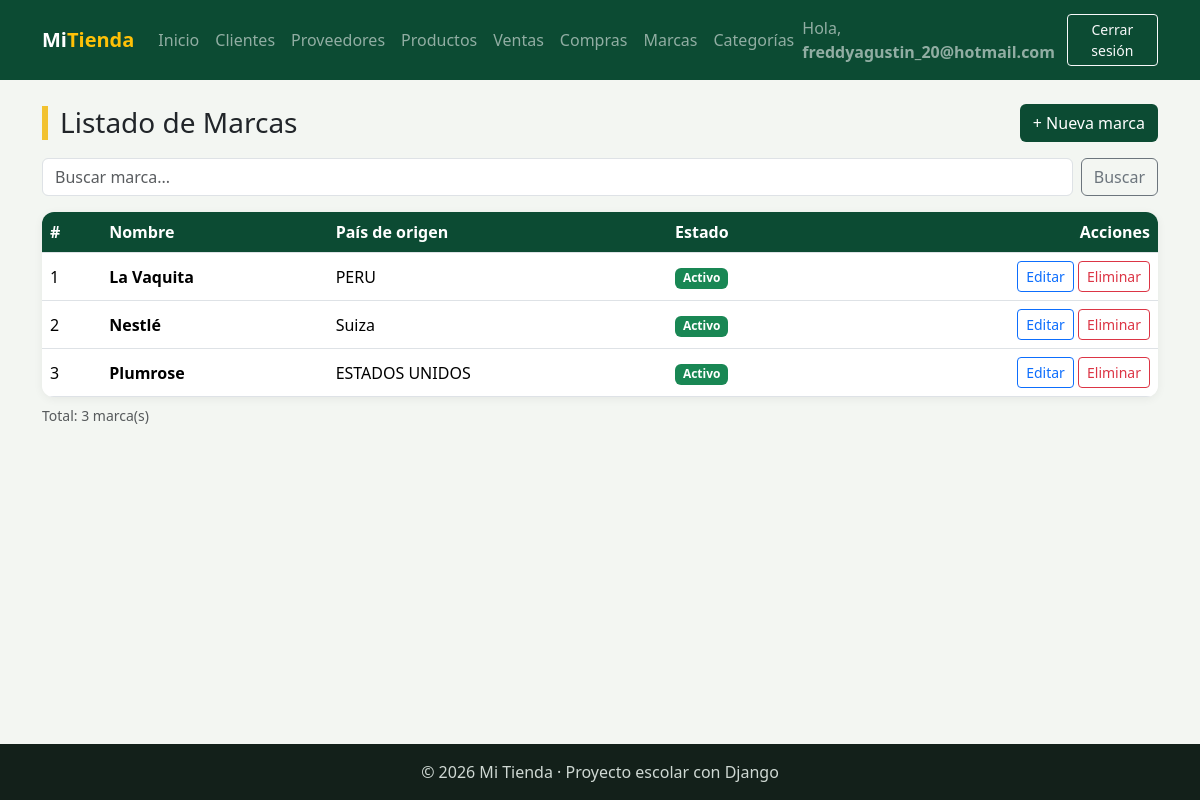
The page /facturacion/marcas/ (signed in) on the database its author committed.
### facturacion/models.py (models this page shows, shortened)
class ModeloBase(models.Model):
    user = models.ForeignKey(                    # 1:N con User: un usuario registra muchos registros
        User,
        on_delete=models.SET_NULL,               # Si borran al usuario, el registro se queda con user vacío
        null=True,                               # SET_NULL necesita que la columna acepte NULL
        blank=True,
        editable=False,                          # No aparece en formularios: lo llena la VISTA, no la persona
        related_name="%(class)s_registrados",    # %(class)s = nombre del modelo → user.producto_registrados
        verbose_name="Registrado por",
    )
    fecha_creacion = models.DateTimeField("Fecha de creación", auto_now_add=True)   # Se llena sola al CREAR
    fecha_modificacion = models.DateTimeField("Última modificación", auto_now=True) # Se actualiza sola en CADA save()
    class Meta:
        abstract = True                          # ← LA CLAVE: modelo "molde", sin tabla propia

class Marca(ModeloBase):
    nombre = models.CharField(max_length=60, unique=True)
    pais_origen = models.CharField("País de origen", max_length=60, blank=True)
    activo = models.BooleanField(default=True)
    class Meta:
        verbose_name = "Marca"
        verbose_name_plural = "Marcas"
        ordering = ["nombre"]

### facturacion/views.py (the view)
# urls.py: path("marcas/", views.MarcaListView.as_view(), name="marca_lista"),
class MarcaListView(LoginRequiredMixin, ListView):
    model = Marca
    template_name = "facturacion/marca_lista.html"
    context_object_name = "marcas"
    paginate_by = 5
    extra_context = {"titulo": "Marcas"}
    def get_queryset(self):
        registros = super().get_queryset()
        q = self.request.GET.get("q", "").strip()
        if q:
            registros = registros.filter(nombre__icontains=q)
        return registros
    def get_context_data(self, **kwargs):
        contexto = super().get_context_data(**kwargs)
        contexto["q"] = self.request.GET.get("q", "")
        return contexto

### facturacion/templates/facturacion/marca_lista.html (shortened to what this page needs)
{% extends "base.html" %}
{% block contenido %}
<div class="d-flex justify-content-between align-items-center flex-wrap gap-2 mb-3">
    <h1 class="h3 titulo-pagina m-0">Listado de {{ titulo }}</h1>
    <a href="{% url 'facturacion:marca_crear' %}" class="btn btn-verde">+ Nueva marca</a>
</div>
<form method="get" class="d-flex gap-2 mb-3">
    <input type="text" name="q" value="{{ q }}" class="form-control" placeholder="Buscar marca...">
    <button type="submit" class="btn btn-outline-secondary">Buscar</button>
</form>
<div class="tarjeta p-0 table-responsive">
    <table class="table table-hover align-middle m-0">
        <thead>
            <tr><th>#</th><th>Nombre</th><th>País de origen</th><th>Estado</th><th class="text-end">Acciones</th></tr>
        </thead>
        <tbody>
            {% for marca in marcas %}
            <tr>
                <td>{{ forloop.counter }}</td>
                <td class="fw-semibold">{{ marca.nombre }}</td>
                <td>{{ marca.pais_origen|default:"—" }}</td>
                <td>
                    {% if marca.activo %}
                        <span class="badge bg-success">Activo</span>
                    {% else %}
                        <span class="badge bg-secondary">Inactivo</span>
                    {% endif %}
                </td>
                <td class="text-end">
                    <a href="{% url 'facturacion:marca_editar' marca.id %}" class="btn btn-sm btn-outline-primary">Editar</a>
                    <a href="{% url 'facturacion:marca_eliminar' marca.pk %}" class="btn btn-sm btn-outline-danger">Eliminar</a>
                </td>
            </tr>
            {% empty %}
            <tr><td colspan="5" class="text-center text-muted py-4">No hay marcas registradas.</td></tr>
            {% endfor %}
        </tbody>
    </table>
</div>
<p class="text-muted small mt-2">Total: {{ marcas|length }} marca(s)</p>
{% endblock %}

### templates/base.html (shortened to what this page needs)
{% load static %}
<!DOCTYPE html>
<html lang="es">
<head>
    <link href="https://cdn.jsdelivr.net/npm/bootstrap@5.3.3/dist/css/bootstrap.min.css" rel="stylesheet">
    <link rel="stylesheet" href="{% static 'css/estilos.css' %}">
</head>
<body>
    <nav class="navbar navbar-expand-lg navbar-dark barra">
        <div class="container">
            <a class="navbar-brand fw-bold" href="{% url 'home' %}">Mi<span class="text-warning">Tienda</span></a>
            <div class="collapse navbar-collapse" id="menu">
                <ul class="navbar-nav me-auto">
                    <li class="nav-item"><a class="nav-link" href="{% url 'home' %}">Inicio</a></li>
                    {% if user.is_authenticated %}
                        <li class="nav-item"><a class="nav-link" href="{% url 'facturacion:cliente_lista' %}">Clientes</a></li>
                        <li class="nav-item"><a class="nav-link" href="{% url 'facturacion:proveedor_lista' %}">Proveedores</a></li>
                        <li class="nav-item"><a class="nav-link" href="{% url 'facturacion:producto_lista' %}">Productos</a></li>
                        <li class="nav-item"><a class="nav-link" href="{% url 'facturacion:venta_lista' %}">Ventas</a></li>
                        <li class="nav-item"><a class="nav-link" href="{% url 'facturacion:compra_lista' %}">Compras</a></li>
                        <li class="nav-item"><a class="nav-link" href="{% url 'facturacion:marca_lista' %}">Marcas</a></li>
                        <li class="nav-item"><a class="nav-link" href="{% url 'facturacion:categoria_lista' %}">Categorías</a></li>
                    {% endif %}
                </ul>
                <ul class="navbar-nav align-items-lg-center gap-2">
                    {% if user.is_authenticated %}
                        <li class="nav-item navbar-text">Hola, <b>{{ user.username }}</b></li>
                        <li class="nav-item">
                            <form method="post" action="{% url 'logout' %}" class="m-0">
                                <button type="submit" class="btn btn-sm btn-outline-light">Cerrar sesión</button>
                            </form>
                        </li>
                    {% else %}
                        <li class="nav-item"><a class="nav-link" href="{% url 'login' %}">Ingresar</a></li>
                        <li class="nav-item"><a class="btn btn-sm btn-warning" href="{% url 'registro' %}">Crear cuenta</a></li>
                    {% endif %}
                </ul>
            </div>
        </div>
    </nav>
    <main class="container py-4">
        {% block contenido %}{% endblock %}
    </main>
    <footer class="pie text-center py-3">© 2026 Mi Tienda · Proyecto escolar con Django</footer>
</body>
</html>

### static/css/estilos.css (style rules this page uses)
:root { --verde: #0c4b33; --verde-claro: #2f9e6e; --amarillo: #f2c230; }
body { background-color: #f3f6f2; min-height: 100vh; display: flex; flex-direction: column; }
main { flex: 1; }
.barra { background-color: var(--verde); }
.titulo-pagina { border-left: 6px solid var(--amarillo); padding-left: 12px; }
.tarjeta { background: white; border-radius: 12px; padding: 24px; box-shadow: 0 2px 10px rgba(0,0,0,.06); }
.table thead th { background-color: var(--verde); color: white; }
.btn-verde { background-color: var(--verde); color: white; }
.pie { background-color: #13201a; color: #cfd8d3; }

### rows shown on the page
Marca: nombre "La Vaquita", pais_origen "PERU", activo "Activo"
Marca: nombre "Nestlé", pais_origen "Suiza", activo "Activo"
Marca: nombre "Plumrose", pais_origen "ESTADOS UNIDOS", activo "Activo"

### other values the page prints
{{ user.username }} "freddyagustin_20@hotmail.com"
{{ titulo }} "Marcas"
{{ marcas|length }} "3"
